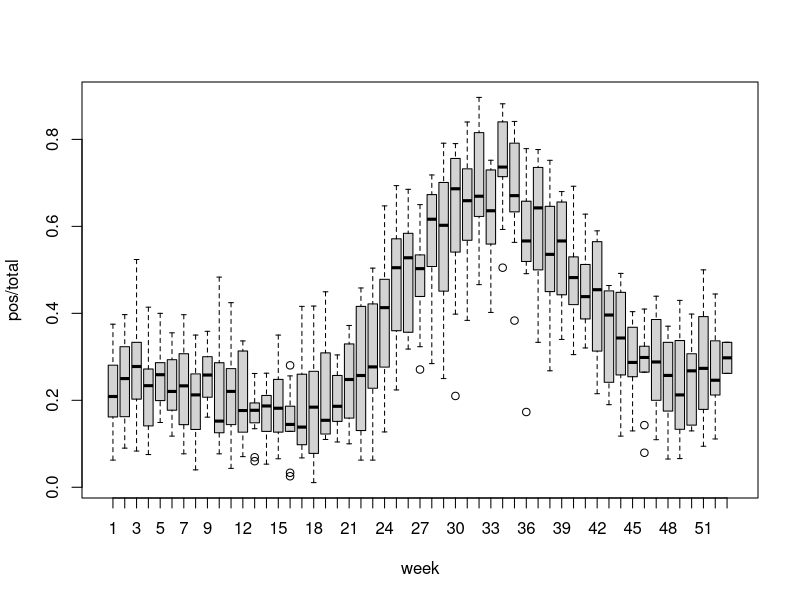
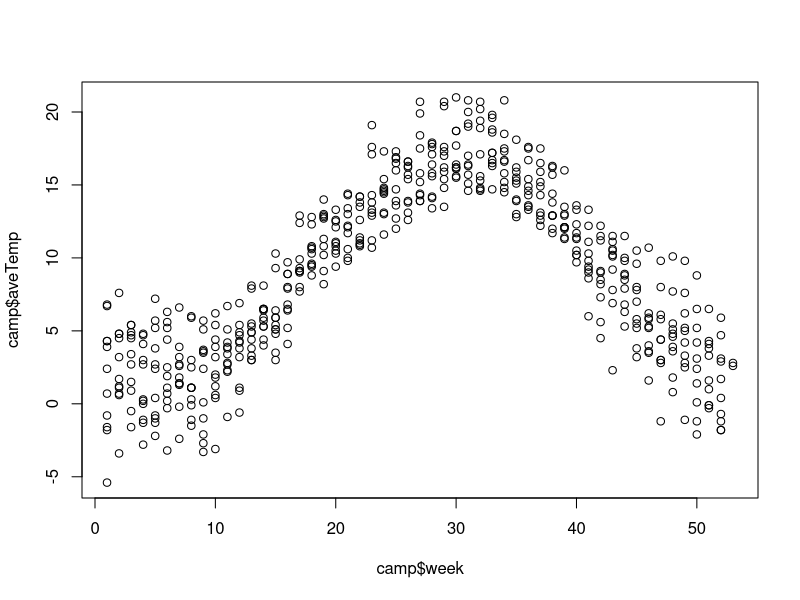
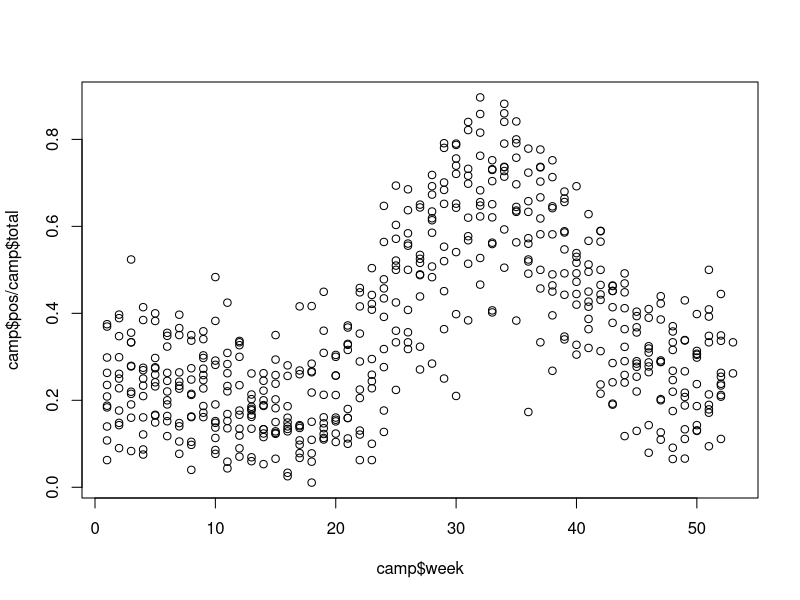
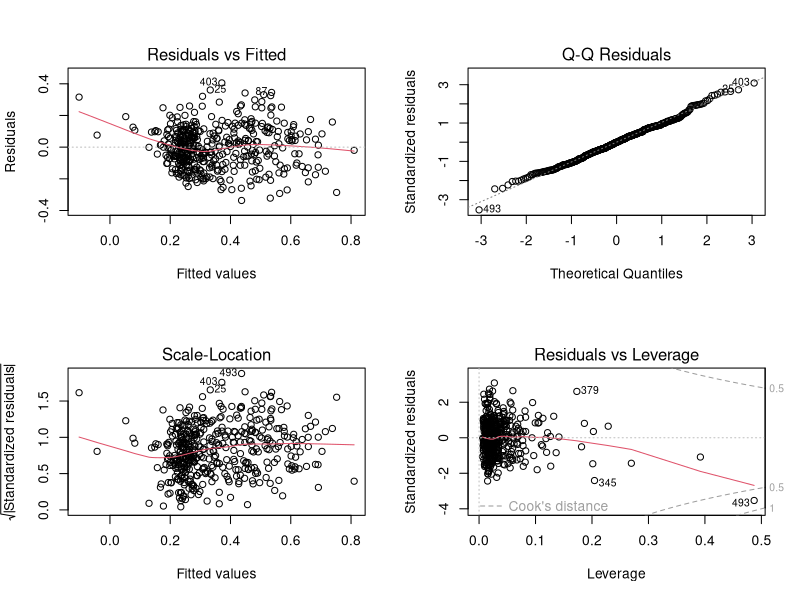

Here is the R script that generated these plots, in order: (Note: this script raises an error after producing the figures.)
climate = read.table("climate.txt", header=T, sep = "\t")
weekly = read.csv("weekly_pos.csv", header=T)
camp = read.table("case2regions4.txt", header=T, sep = "\t")
library(MASS)
library(car)
library(lattice)
#camp <- data.frame(weekly, climate)
sum(camp$total)
summary(camp)
#plot(camp, panel=panel.smooth)
boxplot(pos/total ~ week, camp)

plot(camp$week, camp$aveTemp)
plot(camp$week, camp$pos/camp$total)

lm1 <- lm((pos / total) ~ (aveTemp + maxTemp + relHum + sunHours + precip )^2, data=camp)
par(mfrow=c(2,2))
plot(lm1)

residualPlots(lm1)
summary(lm1)
boxcox(lm1, lambda = seq(0, 1, length.out = 20), data=camp)

lm2 <- stepP(lm1)$object
summary(lm2)
anova(lm2)
drop1(lm2, test="F")
library(xtable)
xtable(residualPlots(lm1))

stepP <- function(object, level=0.05, verbose=FALSE){
  if (!("lm" %in% class(object))){
    error("First argument should be an lm object")
  }
  d1 <- drop1(object, test="F")[-1,]
  maxP <- max(d1[["Pr(>F)"]])
  lmTmp <- object
  maxVar <- row.names(d1)[d1[["Pr(>F)"]]==maxP]
  history <-NULL # For storing the history of models
  tmpFormula <- paste(as.character(formula(lmTmp))[c(2,1,3)], collapse=" ")
  
  while(maxP > level & nrow(d1)>=1){
    maxVar <- row.names(d1)[d1[["Pr(>F)"]]==maxP]
    history <- rbind(history,data.frame(formula= tmpFormula, maxP=maxP, maxVar = maxVar) )
    lmTmp <- update(lmTmp, paste(".~.-",maxVar))
    d1 <- drop1(lmTmp, test="F")[-1,]
    maxP <- max(d1[["Pr(>F)"]])
    tmpFormula <- paste(as.character(formula(lmTmp))[c(2,1,3)], collapse=" ")
    if (verbose)
      print(tmpFormula) # Print the formula after each reduction
  }
  # Also adding the final model to document the p-value
  maxVar <- row.names(d1)[d1[["Pr(>F)"]]==maxP]
  tmpFormula <- paste(as.character(formula(lmTmp))[c(2,1,3)], collapse=" ")
  history <- rbind(history,data.frame(formula= tmpFormula, maxP=maxP, maxVar = maxVar) )
  return(list(object=lmTmp, history=history))  
}

mod <- stepP(lm2)
lm3 <- mod$object

# par(mfrow=c(2,2))
# plot(lm12)
# residualPlots(lm12)

a1 <- lm((pos / total)^0.7 ~ (maxTemp + relHum  + precip + sunHours + I(aveTemp^2) + I(sunHours^2) + I(precip^2))^2, data=camp, subset= c(-496))
par(mfrow=c(2,2))
plot (a1)
summary(a1)
boxcox(a1)
residualPlots(a1)

a3 <- stepP(a1)$object
drop1(a3, test="F")
anova(a3)
summary(a3)
residualPlots(a3)
plot(a3)

b1 <- lm((pos / total)^0.7 ~ (aveTemp + maxTemp + relHum + precip  + sunHours + I(aveTemp^2) + I(sunHours^2) + I(precip^2))^2, data=camp, subset = -496)
par(mfrow=c(2,2))
plot(b1)
b2 <- stepP(b1)$object
summary(b2)
anova(a3)

anova(a3,b2)
sum(camp$total)

lec.fun<-function(data, reference, others=names(data)[names(data)!=reference], ref.values=seq(min(data[[reference]]),max(data[[reference]]),length=30)){
  pdata<-data.frame(reference=ref.values)
  names(pdata)<-reference
  for(i in others){
    lmtmp<-lm(as.formula(paste(i,"~",reference)),data)
    pdata[[i]]<-predict(lmtmp,newdata=pdata[reference])
  }
  return(pdata)
}

pred.frame <- function(reference, data, others=names(data)[ !(names(data)%in%names(reference)) ]){
  if (class(reference) == "list"){  ## Need to run expand.grid( <list>)
    pdata <- expand.grid(reference)
  } else {
    pdata <- reference
  }
  ref.model <- names(reference)
  if(length(names(reference))>1)
    ref.model <- paste(ref.model, sep="+")
  for(i in others){
    lmtmp<-lm(as.formula(paste(i,"~",ref.model)),data)
    pdata[[i]]<-predict(lmtmp,newdata=pdata)
  }
  return(pdata)
}

par(mfrow=c(1,1))
plot((pos / total) ~ maxTemp,data=camp, ylab = "Proportion of infections", xlab = "Average temperature")

campy <- lec.fun(camp,reference="maxTemp",others=c("aveTemp", "relHum", "precip", "sunHours"), ref.values=0:30)
campyb <- lec.fun(camp,reference="sunHours",others=c("maxTemp", "relHum", "precip", "aveTemp"), ref.values=0:90)

#pred.campy<-predict(b2, int="p",newdata=campy)
pred.campya<- predict(a3, int="p",newdata=campy)
#matlines(campy$aveTemp,pred.campy^(10/7),lty=c(1,2,2),col=3,lwd=2)
matlines(campy$maxTemp,pred.campya^(10/7),lty=c(1,2,2),col=2,lwd=2)

plot((pos / total) ~ sunHours,data=camp, ylab = "Proportion of infections", xlab = "Weekly hours of sun")
pred.campyb<- predict(a3, int="p",newdata=campyb)
#matlines(campy$aveTemp,pred.campy^(10/7),lty=c(1,2,2),col=3,lwd=2)
matlines(campyb$sunHours,pred.campyb^(10/7),lty=c(1,2,2),col=2,lwd=2)

summary(a3)
p.aveTemp <- seq(-5, 25)
p.sunHours <- seq(0,80,by = 1)
par(mfrow=c(1,1))

## Creating prediction data.frame and then predicting
pred.data <-pred.frame(reference = list(aveTemp=p.aveTemp, sunHours=p.sunHours), data = camp, others = c("maxTemp", "relHum", "precip"))
pred <- predict(a3, newdata = pred.data, interval = "predict")

## Wrapping the predictions as a matrix 
z <- matrix(pred[,"fit"], nrow=length(p.aveTemp))
z2 <- z
z2[z2 >= 1.1] <- NA

## First an image:
image(p.aveTemp, p.sunHours, z2, xlab = "Average temp", ylab = "Sun hours")
## Adding a contour:
contour(p.aveTemp, p.sunHours, z2, add=TRUE, labcex = 1.5)
points(sunHours ~ aveTemp, data= camp, cex=0.5) # To show the observations
z2 <- z
z2[z2 > 1] <- NA
## First an image:
image(p.sunHours, p.aveTemp, z2, xlab = "sunHours", ylab = "Precipitation")
## Adding a contour:
contour(p.sunHours, p.aveTemp, z2, add=TRUE, labcex = 1.5)
points(aveTemp ~ sunHours, data= camp, cex=0.5) # 

